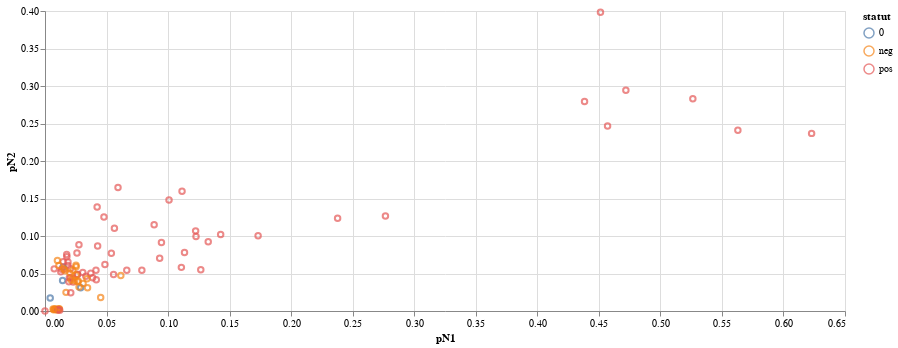

Notebook code for this chart:
### Code cell
alt.Chart(all_df[all_df.pool.str.contains(r"192")]).mark_point().encode(
    x="pN1",
    y="pN2",
    color="statut",
    tooltip="comment").properties(width=800, height=300)
